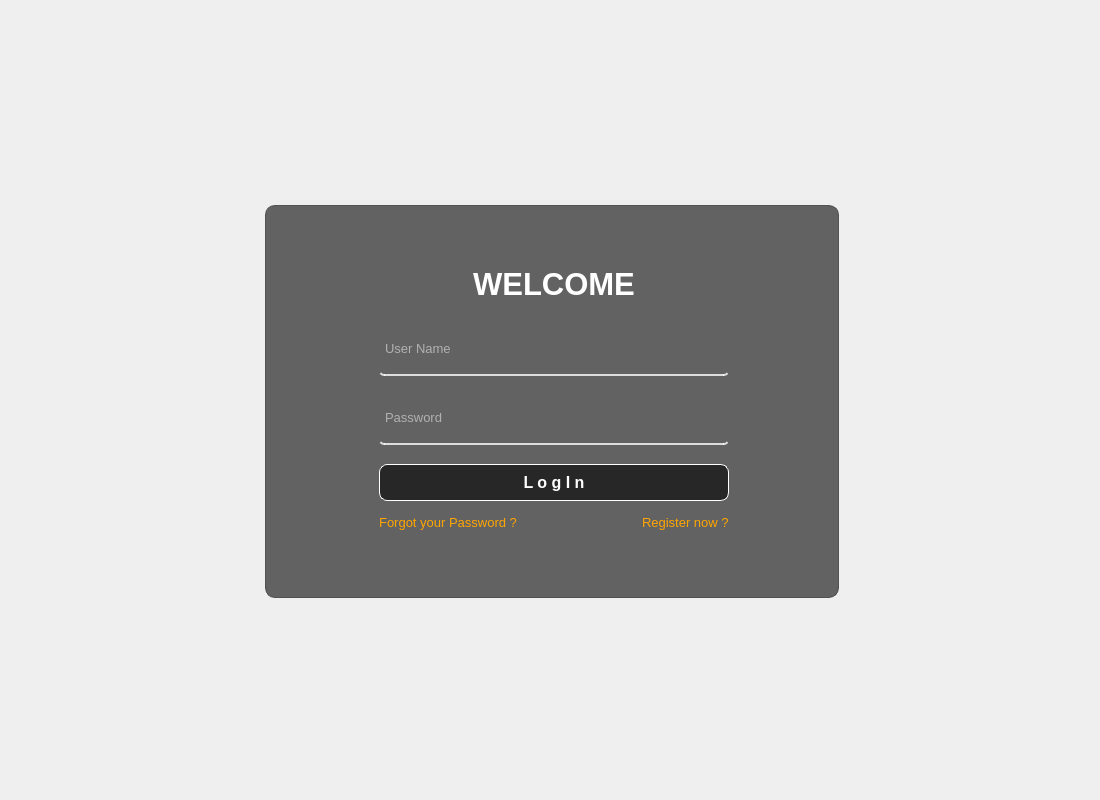
<?xml version="1.0" encoding="UTF-8"?>
<ui version="4.0">
 <class>Main_log</class>
 <widget class="QMainWindow" name="Main_log">
  <property name="geometry">
   <rect>
    <x>0</x>
    <y>0</y>
    <width>1100</width>
    <height>800</height>
   </rect>
  </property>
  <property name="font">
   <font>
    <pointsize>10</pointsize>
   </font>
  </property>
  <property name="windowTitle">
   <string>MainWindow</string>
  </property>
  <property name="styleSheet">
   <string notr="true">#Main_log {
border-image: url(:/background/_1 (1).jpg);
}</string>
  </property>
  <widget class="QWidget" name="centralwidget">
   <property name="styleSheet">
    <string notr="true">centralwidget {
border-image: url(:/background/_1 (1).jpg);
}</string>
   </property>
   <layout class="QGridLayout" name="gridLayout_3">
    <property name="leftMargin">
     <number>11</number>
    </property>
    <item row="0" column="0">
     <widget class="QWidget" name="mainwidget" native="true">
      <property name="enabled">
       <bool>true</bool>
      </property>
      <property name="focusPolicy">
       <enum>Qt::NoFocus</enum>
      </property>
      <property name="toolTipDuration">
       <number>-1</number>
      </property>
      <property name="styleSheet">
       <string notr="true">#mainwidget {border-image: url(:/background/_1 (1).jpg);}</string>
      </property>
      <layout class="QGridLayout" name="gridLayout_2">
       <property name="leftMargin">
        <number>11</number>
       </property>
       <property name="topMargin">
        <number>11</number>
       </property>
       <property name="verticalSpacing">
        <number>7</number>
       </property>
       <item row="1" column="1">
        <widget class="QWidget" name="Container" native="true">
         <property name="enabled">
          <bool>true</bool>
         </property>
         <property name="styleSheet">
          <string notr="true">/* Áp dụng cho Container chính */
#Container {
    background-color: rgba(40, 40, 40, 180);
    border-radius: 10px;
    border: 1px solid rgba(60, 60, 60, 200);
    color: white;
}

/* Đặt lại thuộc tính cho các widget con */
QLineEdit {
    background-color: rgba(255, 255, 255, 220);
    color: black;
    border: 1px solid gray;
    border-radius: 5px;
    padding: 2px;
}

QPushButton {
    background-color: rgba(70, 130, 180, 200);
    color: white;
    border-radius: 5px;
}

QLabel {
    background-color: transparent;
    border: none;
}
</string>
         </property>
         <layout class="QGridLayout" name="gridLayout">
          <property name="leftMargin">
           <number>105</number>
          </property>
          <property name="topMargin">
           <number>30</number>
          </property>
          <property name="rightMargin">
           <number>105</number>
          </property>
          <property name="bottomMargin">
           <number>30</number>
          </property>
          <item row="0" column="1">
           <spacer name="verticalSpacer_4">
            <property name="orientation">
             <enum>Qt::Vertical</enum>
            </property>
            <property name="sizeHint" stdset="0">
             <size>
              <width>20</width>
              <height>31</height>
             </size>
            </property>
           </spacer>
          </item>
          <item row="1" column="0">
           <spacer name="horizontalSpacer">
            <property name="orientation">
             <enum>Qt::Horizontal</enum>
            </property>
            <property name="sizeHint" stdset="0">
             <size>
              <width>9</width>
              <height>20</height>
             </size>
            </property>
           </spacer>
          </item>
          <item row="1" column="1">
           <layout class="QVBoxLayout" name="verticalLayout_2">
            <item>
             <widget class="QLabel" name="label_3">
              <property name="font">
               <font>
                <pointsize>23</pointsize>
                <weight>75</weight>
                <bold>true</bold>
               </font>
              </property>
              <property name="styleSheet">
               <string notr="true">
color: rgb(255,255,255); /* Đổi thành màu trắng */

</string>
              </property>
              <property name="text">
               <string>WELCOME</string>
              </property>
              <property name="alignment">
               <set>Qt::AlignCenter</set>
              </property>
             </widget>
            </item>
            <item>
             <spacer name="verticalSpacer_2">
              <property name="orientation">
               <enum>Qt::Vertical</enum>
              </property>
              <property name="sizeHint" stdset="0">
               <size>
                <width>20</width>
                <height>18</height>
               </size>
              </property>
             </spacer>
            </item>
            <item>
             <layout class="QVBoxLayout" name="verticalLayout">
              <item>
               <widget class="QLineEdit" name="lineEdit">
                <property name="enabled">
                 <bool>true</bool>
                </property>
                <property name="minimumSize">
                 <size>
                  <width>350</width>
                  <height>50</height>
                 </size>
                </property>
                <property name="styleSheet">
                 <string notr="true">background-color: rgba(0,0,0,0);
border: 2px solid rgba(0,0,0,0);
border-bottom-color: rgba(255,255,255,200); /* Đổi thành màu trắng (255,255,255) với độ trong suốt 200 */
color: rgb(255,255,255); /* Đổi thành màu trắng */
padding-bottom: 7px;
</string>
                </property>
                <property name="placeholderText">
                 <string>User Name</string>
                </property>
               </widget>
              </item>
              <item>
               <spacer name="verticalSpacer">
                <property name="orientation">
                 <enum>Qt::Vertical</enum>
                </property>
                <property name="sizeHint" stdset="0">
                 <size>
                  <width>20</width>
                  <height>13</height>
                 </size>
                </property>
               </spacer>
              </item>
              <item>
               <widget class="QLineEdit" name="lineEdit_2">
                <property name="minimumSize">
                 <size>
                  <width>0</width>
                  <height>50</height>
                 </size>
                </property>
                <property name="styleSheet">
                 <string notr="true">background-color: rgba(0,0,0,0);
border: 2px solid rgba(0,0,0,0);
border-bottom-color: rgba(255,255,255,200); /* Đổi thành màu trắng (255,255,255) với độ trong suốt 200 */
color: rgb(255,255,255); /* Đổi thành màu trắng */
padding-bottom: 7px;
</string>
                </property>
                <property name="echoMode">
                 <enum>QLineEdit::Password</enum>
                </property>
                <property name="placeholderText">
                 <string>Password</string>
                </property>
               </widget>
              </item>
             </layout>
            </item>
            <item>
             <spacer name="verticalSpacer_3">
              <property name="orientation">
               <enum>Qt::Vertical</enum>
              </property>
              <property name="sizeHint" stdset="0">
               <size>
                <width>20</width>
                <height>13</height>
               </size>
              </property>
             </spacer>
            </item>
            <item>
             <widget class="QPushButton" name="pushButton">
              <property name="styleSheet">
               <string notr="true">QPushButton {
    background-color: rgba(0, 0, 0, 0.6);
    color: white;
    border: 1px solid white;
    border-radius: 8px;
    padding: 8px 16px;
    font-weight: bold;
    font-size: 12pt;
}

QPushButton:hover {
    background-color: rgba(255, 107, 53, 0.8);
    border: 1px solid #ff6b35;
}

QPushButton:pressed {
    background-color: rgba(255, 107, 53, 1);
    border: 1px solid white;
}
</string>
              </property>
              <property name="text">
               <string>L o g I n</string>
              </property>
             </widget>
            </item>
            <item>
             <layout class="QHBoxLayout" name="horizontalLayout">
              <item>
               <widget class="QLabel" name="label_4">
                <property name="minimumSize">
                 <size>
                  <width>0</width>
                  <height>30</height>
                 </size>
                </property>
                <property name="styleSheet">
                 <string notr="true">color: rgb(255, 165, 0);</string>
                </property>
                <property name="text">
                 <string>Forgot your Password ?</string>
                </property>
                <property name="alignment">
                 <set>Qt::AlignCenter</set>
                </property>
               </widget>
              </item>
              <item>
               <spacer name="horizontalSpacer_5">
                <property name="orientation">
                 <enum>Qt::Horizontal</enum>
                </property>
                <property name="sizeHint" stdset="0">
                 <size>
                  <width>40</width>
                  <height>20</height>
                 </size>
                </property>
               </spacer>
              </item>
              <item>
               <widget class="QLabel" name="label">
                <property name="styleSheet">
                 <string notr="true">color: rgb(255, 165, 0);</string>
                </property>
                <property name="text">
                 <string>Register now ?</string>
                </property>
               </widget>
              </item>
             </layout>
            </item>
           </layout>
          </item>
          <item row="1" column="2">
           <spacer name="horizontalSpacer_2">
            <property name="orientation">
             <enum>Qt::Horizontal</enum>
            </property>
            <property name="sizeHint" stdset="0">
             <size>
              <width>5</width>
              <height>20</height>
             </size>
            </property>
           </spacer>
          </item>
          <item row="2" column="1">
           <spacer name="verticalSpacer_5">
            <property name="orientation">
             <enum>Qt::Vertical</enum>
            </property>
            <property name="sizeHint" stdset="0">
             <size>
              <width>20</width>
              <height>31</height>
             </size>
            </property>
           </spacer>
          </item>
         </layout>
        </widget>
       </item>
       <item row="1" column="0">
        <spacer name="horizontalSpacer_3">
         <property name="orientation">
          <enum>Qt::Horizontal</enum>
         </property>
         <property name="sizeHint" stdset="0">
          <size>
           <width>174</width>
           <height>20</height>
          </size>
         </property>
        </spacer>
       </item>
       <item row="0" column="1">
        <spacer name="verticalSpacer_6">
         <property name="orientation">
          <enum>Qt::Vertical</enum>
         </property>
         <property name="sizeHint" stdset="0">
          <size>
           <width>20</width>
           <height>105</height>
          </size>
         </property>
        </spacer>
       </item>
       <item row="2" column="1">
        <spacer name="verticalSpacer_7">
         <property name="orientation">
          <enum>Qt::Vertical</enum>
         </property>
         <property name="sizeHint" stdset="0">
          <size>
           <width>20</width>
           <height>137</height>
          </size>
         </property>
        </spacer>
       </item>
       <item row="1" column="2">
        <spacer name="horizontalSpacer_4">
         <property name="orientation">
          <enum>Qt::Horizontal</enum>
         </property>
         <property name="sizeHint" stdset="0">
          <size>
           <width>174</width>
           <height>20</height>
          </size>
         </property>
        </spacer>
       </item>
      </layout>
     </widget>
    </item>
   </layout>
  </widget>
 </widget>
 <resources>
  <include location="resource_log.qrc"/>
 </resources>
 <connections/>
</ui>
